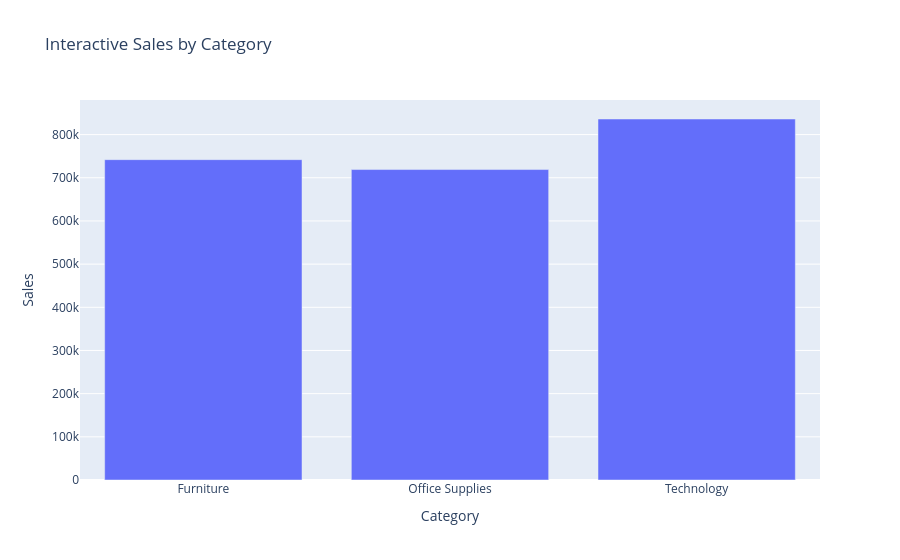

Notebook source saved alongside this figure:
### Code cell
fig = px.bar(
    df.groupby('Category')['Sales'].sum().reset_index(),
    x='Category',
    y='Sales',
    title='Interactive Sales by Category'
)
plt.savefig('Interactive_Sales_By_Category.png', bbox_inches = 'tight')
fig.show()

### Figure 1 — Plotly figure (JSON) as saved in the notebook; plotly's stock layout.template omitted (floating-point values rounded to 4 significant figures)
{"data": [{"hovertemplate": "Category=%{x}<br>Sales=%{y}<extra></extra>", "legendgroup": "", "marker": {"color": "#636efa", "pattern": {"shape": ""}}, "name": "", "orientation": "v", "showlegend": false, "textposition": "auto", "type": "bar", "x": ["Furniture", "Office Supplies", "Technology"], "xaxis": "x", "y": [742000.0, 719000.0, 836200.0], "yaxis": "y"}], "layout": {"barmode": "relative", "legend": {"tracegroupgap": 0}, "title": {"text": "Interactive Sales by Category"}, "xaxis": {"anchor": "y", "domain": [0, 1], "title": {"text": "Category"}}, "yaxis": {"anchor": "x", "domain": [0, 1], "title": {"text": "Sales"}}}}
